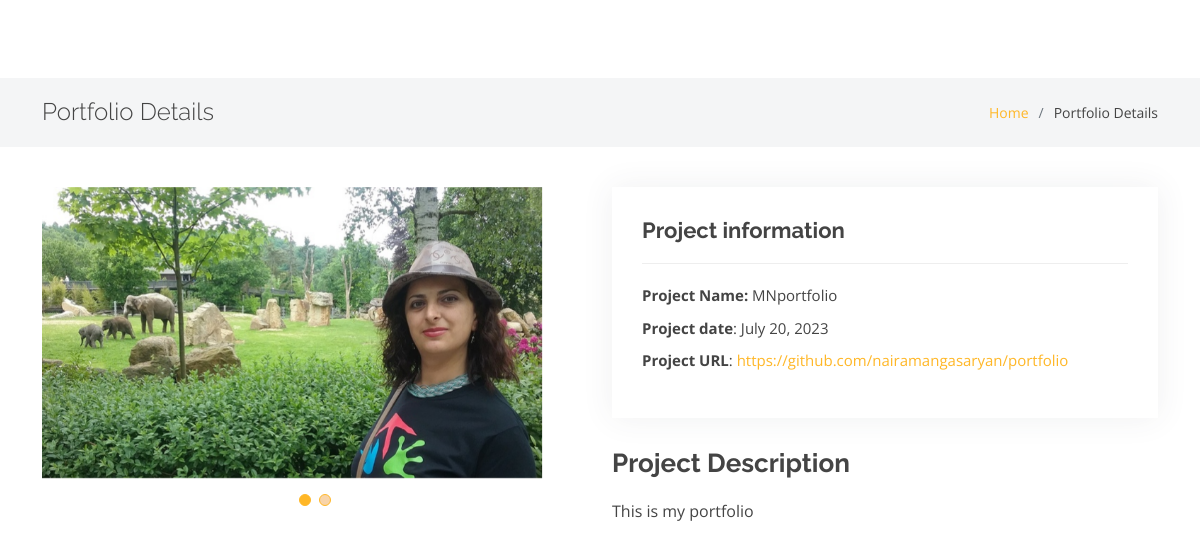
The app's page /portfolio_details/2 with its own data.
### resume/models.py (models this page shows, shortened)
class PortfolioDetails(models.Model):
    project_name = models.CharField(max_length=20)
    project_description = models.TextField(max_length=600)
    project_url = models.URLField(validators=[URLValidator])
    project_date = models.DateField(blank=True, null=True)
    project_image1 = models.ImageField(
        upload_to="Media", default=None, null=True, blank=True)
    project_image2 = models.ImageField(
        upload_to="Media", default=None, null=True, blank=True)
    project_image3 = models.ImageField(
        upload_to="Media", default=None, null=True, blank=True)
    created_on = models.DateTimeField(auto_now=True)

### resume/views.py (the view)
class PortfolioDetailView(DetailView):
    model = PortfolioDetails
    template_name = 'portfolio_details.html'
    context_object_name = 'project'

### resume/templates/portfolio_details.html (shortened to what this page needs)
{% extends "base.html" %}
{%load static %}
{% block blockcontent %}
<main id="main">
  <section class="breadcrumbs">
    <div class="container">
      <div class="d-flex justify-content-between align-items-center">
        <h2>Portfolio Details</h2>
        <ol>
          <li><a href="{%url 'home'%}">Home</a></li>
          <li>Portfolio Details</li>
        </ol>
      </div>
    </div>
  </section>
  <section id="portfolio-details" class="portfolio-details">
    <div class="container">
      <div class="row gy-4">
        <div class="col-lg-6">
          <div class="portfolio-details-slider swiper">
            <div class="swiper-wrapper align-items-center">
              <div class="swiper-slide">
                <img src="{{project.project_image1.url}}" alt="">
              </div>
            </div>
            <div class=" swiper-pagination">
            </div>
          </div>
        </div>
        <div class="col-lg-6">
          <div class="portfolio-info">
            <h3>Project information</h3>
            <ul>
              <li><strong>Project Name:</strong> {{project.project_name}}</li>
              <li><strong>Project date</strong>: {{project.project_date}}</li>
              <li><strong>Project URL</strong>: <a href="{{project.project_url}}" target="blank">
                  {{project.project_url}}</i></a>
              </li>
            </ul>
          </div>
          <div class="portfolio-description">
            <h2>Project Description</h2>
            <p>
              {{project.project_description}}
            </p>
          </div>
        </div>
      </div>
    </div>
  </section>
</main>
{%endblock%}

### resume/static/assets/css/style.css (style rules this page uses)
body { font-family: "Open Sans", sans-serif; color: #444444; }
a { color: #ffb727; text-decoration: none; }
h1, h2, h3, h4, h5, h6 { font-family: "Raleway", sans-serif; }
section { padding: 60px 0; }
.breadcrumbs { padding: 20px 0; background-color: #f4f5f6; min-height: 40px; margin-top: 78px; }
.breadcrumbs h2 { font-size: 24px; font-weight: 300; margin: 0; }
.breadcrumbs ol { display: flex; flex-wrap: wrap; list-style: none; padding: 0; margin: 0; font-size: 14px; }
.breadcrumbs ol li+li { padding-left: 10px; }
.breadcrumbs ol li+li::before { display: inline-block; padding-right: 10px; color: #6c757d; content: "/"; }
.portfolio-details { padding-top: 40px; }
.portfolio-details .portfolio-details-slider img { width: 500px; }
.portfolio-details .portfolio-details-slider .swiper-pagination { margin-top: 20px; position: relative; }
.portfolio-details .portfolio-info { padding: 30px; box-shadow: 0px 0 30px rgba(59, 67, 74, 0.08); }
.portfolio-details .portfolio-info h3 { font-size: 22px; font-weight: 700; margin-bottom: 20px; padding-bottom: 20px; border-bottom: 1px solid #eee; }
.portfolio-details .portfolio-info ul { list-style: none; padding: 0; font-size: 15px; }
.portfolio-details .portfolio-info ul li+li { margin-top: 10px; }
.portfolio-details .portfolio-description { padding-top: 30px; }
.portfolio-details .portfolio-description h2 { font-size: 26px; font-weight: 700; margin-bottom: 20px; }
.portfolio-details .portfolio-description p { padding: 0; }

### records on screen
PortfolioDetails: project_image1 (picture), project_name "MNportfolio", project_date "July 20, 2023", project_url "https://github.com/nairamangasaryan/portfolio", project_description "This is my portfolio"
